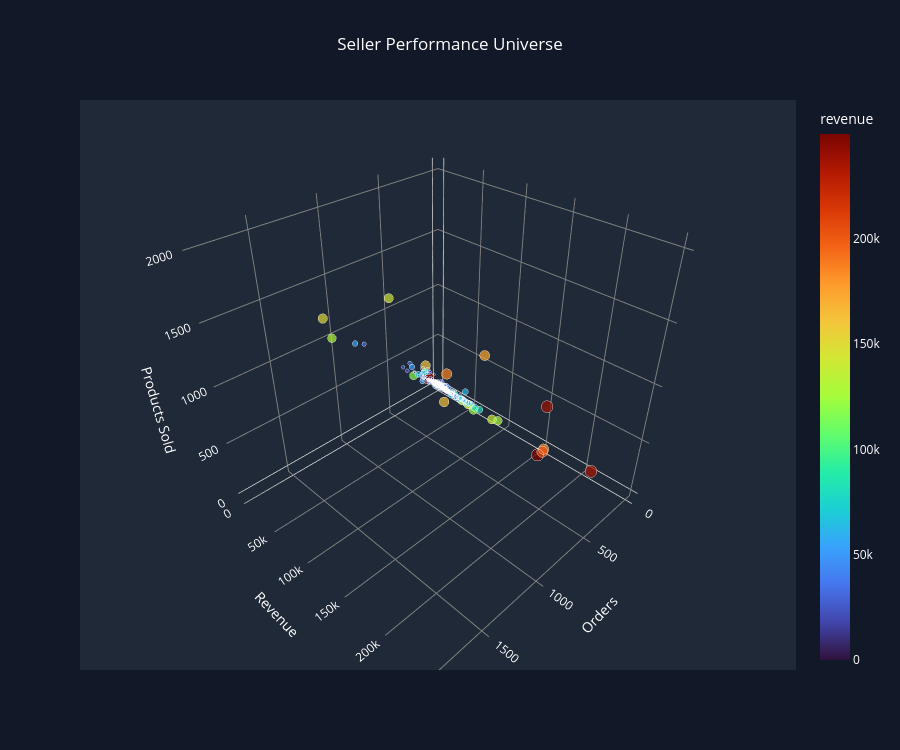

Write notebook code for a chart like this one.
### Code cell
# Seller Performance
fig = px.scatter_3d(
    seller_revenue,
    x="orders",
    y="revenue",
    z="products_sold",
    color="revenue",
    size="revenue",
    hover_name="seller_id",
    title="Seller Performance Universe",
    color_continuous_scale="Turbo"
)

fig.update_layout(
    title_x=0.5,
    height=750,

    paper_bgcolor="#111827",
    font_color="white",

    scene=dict(
        xaxis_title="Orders",
        yaxis_title="Revenue",
        zaxis_title="Products Sold",

        bgcolor="#1F2937",

        xaxis=dict(
            backgroundcolor="#1F2937",
            gridcolor="gray",
            color="white"
        ),

        yaxis=dict(
            backgroundcolor="#1F2937",
            gridcolor="gray",
            color="white"
        ),

        zaxis=dict(
            backgroundcolor="#1F2937",
            gridcolor="gray",
            color="white"
        )
    )
)

fig.show()

### Figure 1 — Plotly figure (JSON) as saved in the notebook; plotly's stock layout.template omitted (floating-point values rounded to 4 significant figures; data arrays with more than 128 entries replaced by an {"elided": "..."} marker saying what was removed)
{"data": [{"hovertemplate": "<b>%{hovertext}</b><br><br>orders=%{x}<br>revenue=%{marker.color}<br>products_sold=%{z}<extra></extra>", "hovertext": {"elided": "3095 str values"}, "legendgroup": "", "marker": {"color": {"elided": "3095 float values"}, "coloraxis": "coloraxis", "size": {"elided": "3095 float values"}, "sizemode": "area", "sizeref": 624.1, "symbol": "circle"}, "mode": "markers", "name": "", "scene": "scene", "showlegend": false, "type": "scatter3d", "x": {"elided": "3095 int values"}, "y": {"elided": "3095 float values"}, "z": {"elided": "3095 int values"}}], "layout": {"coloraxis": {"autocolorscale": false, "colorbar": {"title": {"text": "revenue"}}, "colorscale": [[0, "#30123b"], [0.07143, "#4145ab"], [0.1429, "#4675ed"], [0.2143, "#39a2fc"], [0.2857, "#1bcfd4"], [0.3571, "#24eca6"], [0.4286, "#61fc6c"], [0.5, "#a4fc3b"], [0.5714, "#d1e834"], [0.6429, "#f3c63a"], [0.7143, "#fe9b2d"], [0.7857, "#f36315"], [0.8571, "#d93806"], [0.9286, "#b11901"], [1, "#7a0402"]]}, "font": {"color": "white"}, "height": 750, "legend": {"itemsizing": "constant", "tracegroupgap": 0}, "paper_bgcolor": "#111827", "scene": {"bgcolor": "#1F2937", "domain": {"x": [0, 1], "y": [0, 1]}, "xaxis": {"backgroundcolor": "#1F2937", "color": "white", "gridcolor": "gray", "title": {"text": "Orders"}}, "yaxis": {"backgroundcolor": "#1F2937", "color": "white", "gridcolor": "gray", "title": {"text": "Revenue"}}, "zaxis": {"backgroundcolor": "#1F2937", "color": "white", "gridcolor": "gray", "title": {"text": "Products Sold"}}}, "title": {"text": "Seller Performance Universe", "x": 0.5}}}
